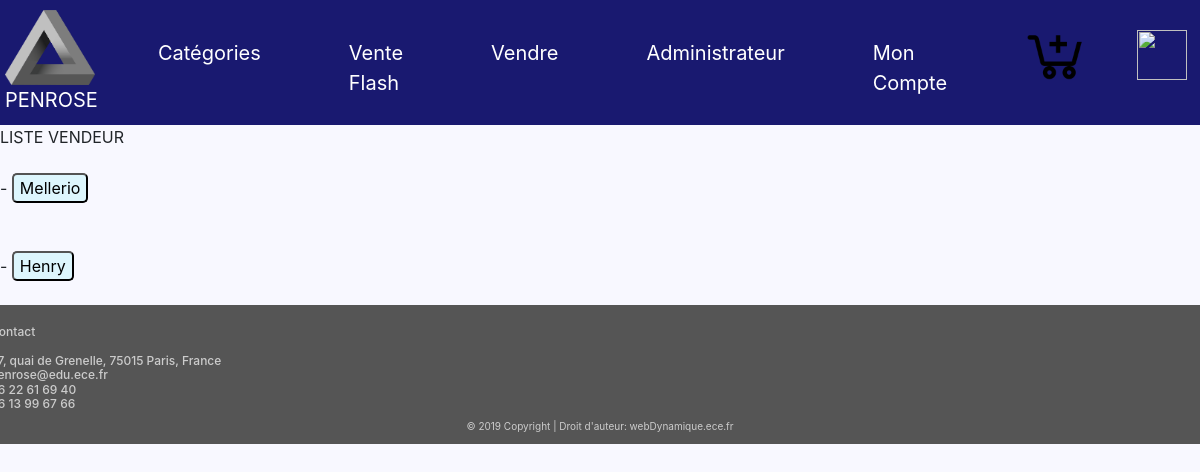
The app's page /Rvendeur.php, older data.
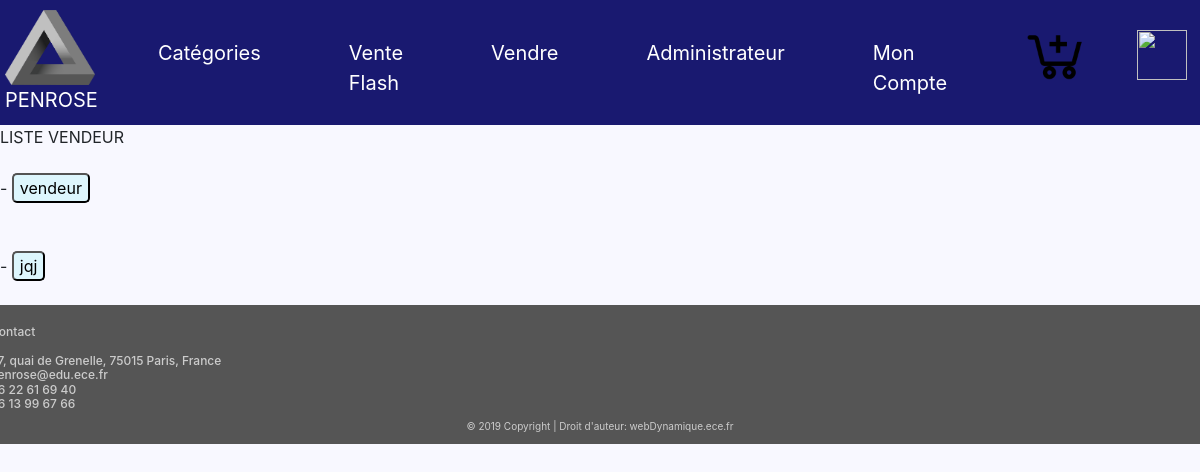
The same page, newer data.
### tables this page shows
CREATE TABLE IF NOT EXISTS `vendeur` (
  `id` int(11) NOT NULL AUTO_INCREMENT,
  `nom` varchar(255) NOT NULL,
  `mail` varchar(255) NOT NULL,
  `pseudo` varchar(255) NOT NULL,
  `fond` varchar(250) NOT NULL,
  `photo` varchar(250) NOT NULL,
  PRIMARY KEY (`id`)
);

### Rvendeur.php (the view, shortened to what this page needs)
<!DOCTYPE html>
<html>
<head>
<link rel="stylesheet"
href="https://stackpath.bootstrapcdn.com/bootstrap/4.1.3/css/bootstrap.min.css">
<link rel="stylesheet" type="text/css" href="styles.css">
</head>
<body>
<nav class="navbar navbar-expand-md">
<a class="navbar-brand" href="#"><img class="logo" src="logo.png" height='75' width='90'/><br>	PENROSE</a>
<div class="collapse navbar-collapse" id="main-navigation">
<ul class="navbar-nav">
<li class="nav-item"><a class="nav-link"
href="Categorie.php">Catégories</a></li>
<li class="nav-item"><a class="nav-link" href="#">Vente Flash</a></li>
<li class="nav-item"><a class="nav-link"
href="login.php">Vendre</a></li>
<li class="nav-item"><a class="nav-link"
href="login.php">Administrateur</a></li>
<li class="nav-item"><a class="nav-link"
href="login.php">Mon Compte</a></li>
<a class="navbar-brand" href="Panier.php"><img class="panier" src="panier.png" height='70' width='70'> </a>
<a class="navbar-brand" href="logout.php"><img class="deco" src="Deco.png" height='50' width='50'> </a>
</ul>
</div>
</nav>
<div>  LISTE VENDEUR <br>
	<?php
		$database = "ece_amazon";
		$db_handle = mysqli_connect('localhost', 'root', '');
		$db_found = mysqli_select_db($db_handle, $database);
		if ($db_found)
		{
				$sql = "SELECT * FROM vendeur";
				$result = mysqli_query($db_handle, $sql);
				while ($data = mysqli_fetch_assoc($result)) {
				echo " <br>  - <input type=submit value=" .$data['nom']. " onclick=runMyFunction('".$data['nom']."')><br>";
				echo "<br>";
				}
		}
		else {echo "Database not found";}
	?>
</div>
<footer class="page-footer3">
<div class="container">
<div class="row">
<div class="col-lg-8 col-md-8 col-sm-12">
</div>
<h4 class="contact">Contact<br> <br>
37, quai de Grenelle, 75015 Paris, France <br>
penrose@edu.ece.fr <br>
06 22 61 69 40 <br>
06 13 99 67 66
</h4>
</div>
</div>
<div class="copyright">&copy; 2019 Copyright | Droit
d'auteur: webDynamique.ece.fr </div>
</footer>
</body>
</html>

### styles.css (style rules this page uses)
body { padding: 0px; margin: 0px; background: #F8F8FF; }
.navbar { background:#191970; padding: 5px; font-size: 20px; }
.logo { margin-right:0px; }
.panier { margin-left:30px; margin-top:-5px; }
.deco { margin-left:30px; margin-top:5px; }
.nav-link, .navbar-brand { color: #fff; cursor: pointer; }
.nav-link { margin-left: 1.8em !important; margin-right: 1.8em; margin-top: 0.5em !important; }
.navbar-collapse { justify-content: flex-end; }
.page-footer3 { background-color: #555; color: #ccc; padding: 20px; padding-bottom: 10px; margin-right: px; }
.contact { font-size: 12px; margin-left: -800px; }
.copyright { font-size:10px; text-align: center; }
input { background-color:#ddf6fd; border-radius: 5px; }

Row changes from the older to the newer data that the page shows:
removed vendeur: nom "Mellerio"
removed vendeur: nom "Henry"
added vendeur: nom "vendeur"
added vendeur: nom "jqj"
